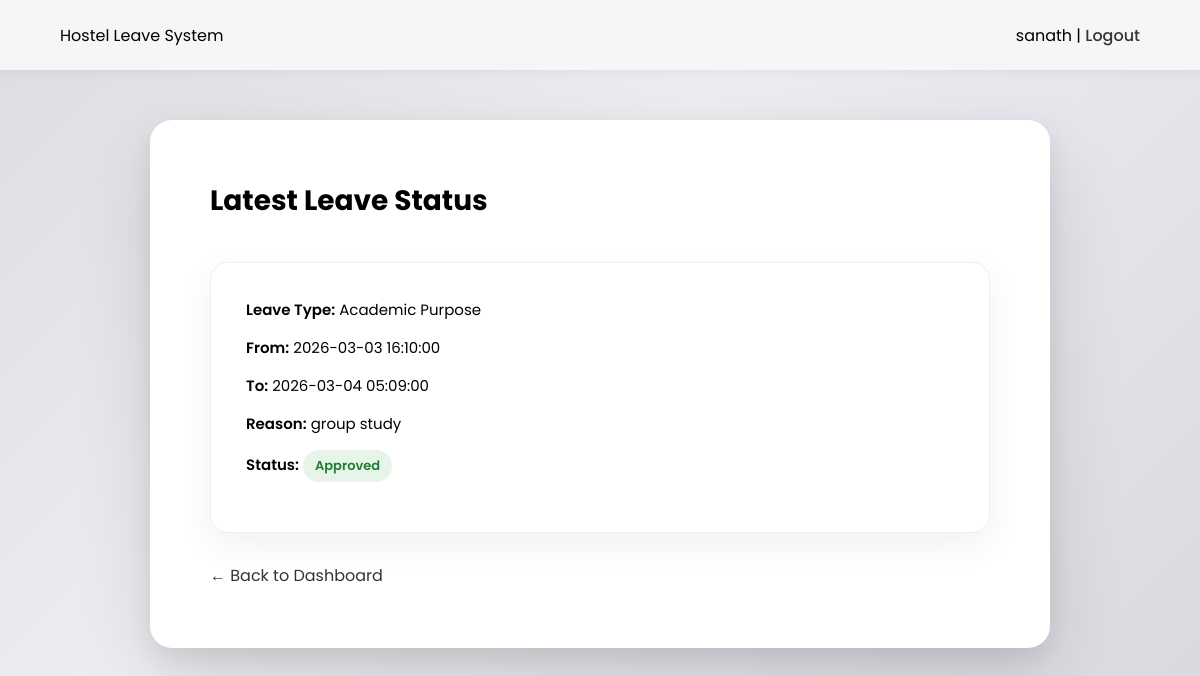
Page /student/leave_status.php (signed in) on the earlier database version.
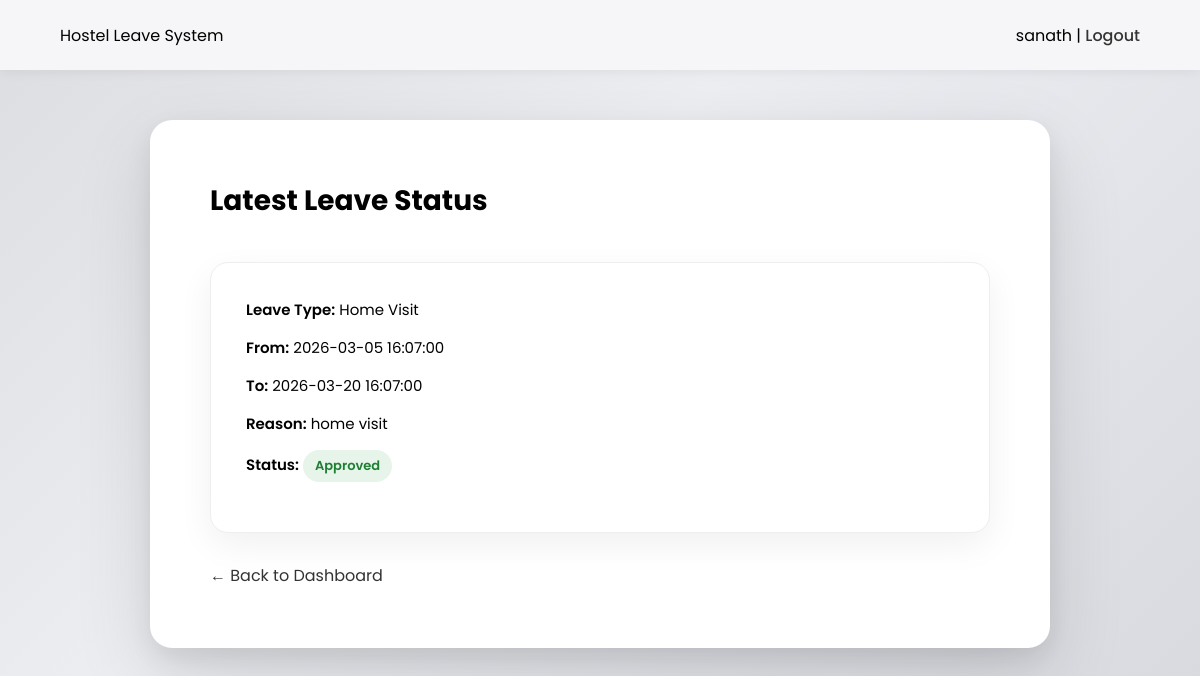
Same page on the later database version.
### tables this page shows
CREATE TABLE `hostel_leaves` (
  `id` int(11) NOT NULL,
  `student_id` int(11) NOT NULL,
  `leave_type_id` int(11) NOT NULL,
  `from_datetime` datetime NOT NULL,
  `to_datetime` datetime NOT NULL,
  `reason` text NOT NULL,
  `status` enum('Pending','Approved','Rejected') DEFAULT 'Pending',
  `applied_at` timestamp NOT NULL DEFAULT current_timestamp(),
  `returned_at` datetime DEFAULT NULL
);

CREATE TABLE `leave_types` (
  `id` int(11) NOT NULL,
  `type_name` varchar(50) NOT NULL
);

### student/leave_status.php (the view, shortened to what this page needs)
<?php
include("../config/db.php");
$student_id = $_SESSION["user_id"];
$stmt = $conn->prepare("
    SELECT hostel_leaves.*, leave_types.type_name
    FROM hostel_leaves
    JOIN leave_types
        ON hostel_leaves.leave_type_id = leave_types.id
    WHERE hostel_leaves.student_id = ?
    ORDER BY hostel_leaves.applied_at DESC
    LIMIT 1
");
$stmt->bind_param("i", $student_id);
$stmt->execute();
$result = $stmt->get_result();
?>
<!DOCTYPE html>
<html>
<head>
</head>
<body>
<div class="topbar">
    <div>Hostel Leave System</div>
    <div>
        <?php echo $_SESSION["username"]; ?> |
        <a href="../auth/logout.php">Logout</a>
    </div>
</div>
<div class="dashboard">
<h2>Latest Leave Status</h2>
<?php if ($result->num_rows == 0): ?>
    <div class="status-card">
        No leave applications found.
    </div>
<?php else:
    $row = $result->fetch_assoc();
    $status = strtolower($row["status"]);
?>
<div class="status-card">
    <div class="status-row">
        <strong>Leave Type:</strong>
        <?php echo htmlspecialchars($row["type_name"]); ?>
    </div>
    <div class="status-row">
        <strong>From:</strong>
        <?php echo htmlspecialchars($row["from_datetime"]); ?>
    </div>
    <div class="status-row">
        <strong>To:</strong>
        <?php echo htmlspecialchars($row["to_datetime"]); ?>
    </div>
    <div class="status-row">
        <strong>Reason:</strong>
        <?php echo htmlspecialchars($row["reason"]); ?>
    </div>
    <div class="status-row">
        <strong>Status:</strong>
        <span class="badge <?php echo $status; ?>">
            <?php echo htmlspecialchars($row["status"]); ?>
        </span>
    </div>
</div>
<?php endif; ?>
<a href="dashboard.php" class="back-link">← Back to Dashboard</a>
</div>
</body>
</html>

Differences in the rows shown:
no longer on this page (row edited): hostel_leaves: leave_type.type_name "Academic Purpose", from_datetime "2026-03-03 16:10:00", to_datetime "2026-03-04 05:09:00", reason "group study", status "Approved"
added hostel_leaves: leave_type.type_name "Home Visit", from_datetime "2026-03-05 16:07:00", to_datetime "2026-03-20 16:07:00", reason "home visit", status "Approved"
